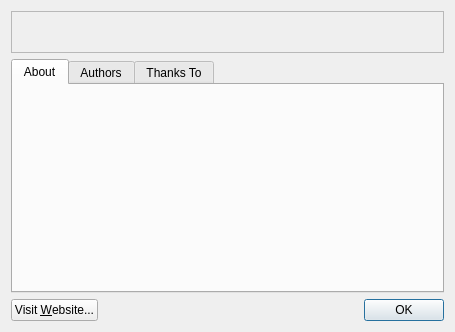
<ui version="4.0" >
 <class>aboutDialog</class>
 <widget class="QDialog" name="aboutDialog" >
  <property name="geometry" >
   <rect>
    <x>0</x>
    <y>0</y>
    <width>455</width>
    <height>332</height>
   </rect>
  </property>
  <property name="windowTitle" >
   <string>About Shaman</string>
  </property>
  <property name="windowIcon" >
   <iconset resource="shaman.qrc" >
    <normaloff>:/Icons/icons/shaman/shaman-32.png</normaloff>:/Icons/icons/shaman/shaman-32.png</iconset>
  </property>
  <property name="locale" >
   <locale country="UnitedStates" language="English" />
  </property>
  <layout class="QVBoxLayout" name="verticalLayout_2" >
   <item>
    <layout class="QVBoxLayout" name="verticalLayout" >
     <item>
      <widget class="QFrame" name="frame" >
       <property name="sizePolicy" >
        <sizepolicy vsizetype="Fixed" hsizetype="Preferred" >
         <horstretch>0</horstretch>
         <verstretch>0</verstretch>
        </sizepolicy>
       </property>
       <property name="frameShape" >
        <enum>QFrame::StyledPanel</enum>
       </property>
       <property name="frameShadow" >
        <enum>QFrame::Sunken</enum>
       </property>
       <layout class="QGridLayout" >
        <item row="0" column="1" >
         <widget class="QLabel" name="label" >
          <property name="minimumSize" >
           <size>
            <width>22</width>
            <height>22</height>
           </size>
          </property>
          <property name="maximumSize" >
           <size>
            <width>22</width>
            <height>22</height>
           </size>
          </property>
          <property name="text" >
           <string/>
          </property>
          <property name="pixmap" >
           <pixmap resource="shaman.qrc" >:/Icons/icons/help-about.png</pixmap>
          </property>
          <property name="scaledContents" >
           <bool>true</bool>
          </property>
         </widget>
        </item>
        <item row="0" column="0" >
         <widget class="QLabel" name="headerLabel" >
          <property name="text" >
           <string/>
          </property>
         </widget>
        </item>
       </layout>
      </widget>
     </item>
     <item>
      <widget class="QTabWidget" name="tabWidget" >
       <property name="sizePolicy" >
        <sizepolicy vsizetype="Preferred" hsizetype="Preferred" >
         <horstretch>0</horstretch>
         <verstretch>0</verstretch>
        </sizepolicy>
       </property>
       <property name="currentIndex" >
        <number>0</number>
       </property>
       <widget class="QWidget" name="tab" >
        <property name="geometry" >
         <rect>
          <x>0</x>
          <y>0</y>
          <width>433</width>
          <height>199</height>
         </rect>
        </property>
        <attribute name="title" >
         <string>About</string>
        </attribute>
        <attribute name="icon" >
         <iconset resource="shaman.qrc" >
          <normaloff>:/Icons/icons/help-about.png</normaloff>:/Icons/icons/help-about.png</iconset>
        </attribute>
        <layout class="QGridLayout" >
         <item row="0" column="0" >
          <widget class="QLabel" name="aboutInfoLabel" >
           <property name="text" >
            <string/>
           </property>
          </widget>
         </item>
        </layout>
       </widget>
       <widget class="QWidget" name="tab_2" >
        <property name="geometry" >
         <rect>
          <x>0</x>
          <y>0</y>
          <width>433</width>
          <height>199</height>
         </rect>
        </property>
        <attribute name="title" >
         <string>Authors</string>
        </attribute>
        <attribute name="icon" >
         <iconset resource="shaman.qrc" >
          <normaloff>:/Icons/icons/shaman/shaman-updates-available-32.png</normaloff>:/Icons/icons/shaman/shaman-updates-available-32.png</iconset>
        </attribute>
        <layout class="QGridLayout" >
         <item row="0" column="0" >
          <widget class="QLabel" name="label_4" >
           <property name="text" >
            <string>&lt;html>&lt;head>&lt;meta name="qrichtext" content="1" />&lt;style type="text/css">
p, li { white-space: pre-wrap; }
&lt;/style>&lt;/head>&lt;body style=" font-family:'Sans Serif'; font-size:10pt; font-weight:400; font-style:normal;">
&lt;p style=" margin-top:0px; margin-bottom:0px; margin-left:0px; margin-right:0px; -qt-block-indent:0; text-indent:0px;">&lt;span style=" font-weight:600;">Dario Freddi&lt;/span>&lt;/p>
&lt;p style=" margin-top:0px; margin-bottom:0px; margin-left:0px; margin-right:0px; -qt-block-indent:0; text-indent:0px;">Developer&lt;/p>
&lt;p style="-qt-paragraph-type:empty; margin-top:0px; margin-bottom:0px; margin-left:0px; margin-right:0px; -qt-block-indent:0; text-indent:0px;">&lt;/p>
&lt;p style=" margin-top:0px; margin-bottom:0px; margin-left:0px; margin-right:0px; -qt-block-indent:0; text-indent:0px;">&lt;span style=" font-weight:600;">Lukas Appelhans&lt;/span>&lt;/p>
&lt;p style=" margin-top:0px; margin-bottom:0px; margin-left:0px; margin-right:0px; -qt-block-indent:0; text-indent:0px; font-weight:600;">&lt;span style=" font-weight:400;">Developer&lt;/span>&lt;/p>
&lt;p style="-qt-paragraph-type:empty; margin-top:0px; margin-bottom:0px; margin-left:0px; margin-right:0px; -qt-block-indent:0; text-indent:0px;">&lt;/p>&lt;/body>&lt;/html></string>
           </property>
          </widget>
         </item>
        </layout>
       </widget>
       <widget class="QWidget" name="Seite" >
        <property name="geometry" >
         <rect>
          <x>0</x>
          <y>0</y>
          <width>433</width>
          <height>199</height>
         </rect>
        </property>
        <attribute name="title" >
         <string>Thanks To</string>
        </attribute>
        <attribute name="icon" >
         <iconset resource="shaman.qrc" >
          <normaloff>:/Icons/icons/shaman/animation_source/anim06.png</normaloff>:/Icons/icons/shaman/animation_source/anim06.png</iconset>
        </attribute>
        <layout class="QGridLayout" >
         <item row="0" column="0" >
          <widget class="QTextEdit" name="textEdit" >
           <property name="undoRedoEnabled" >
            <bool>false</bool>
           </property>
           <property name="readOnly" >
            <bool>true</bool>
           </property>
           <property name="html" >
            <string>&lt;!DOCTYPE HTML PUBLIC "-//W3C//DTD HTML 4.0//EN" "http://www.w3.org/TR/REC-html40/strict.dtd">
&lt;html>&lt;head>&lt;meta name="qrichtext" content="1" />&lt;style type="text/css">
p, li { white-space: pre-wrap; }
&lt;/style>&lt;/head>&lt;body style=" font-family:'Sans Serif'; font-size:10pt; font-weight:400; font-style:normal;">
&lt;p style=" margin-top:0px; margin-bottom:0px; margin-left:0px; margin-right:0px; -qt-block-indent:0; text-indent:0px; font-size:9pt;">&lt;span style=" font-size:10pt;">Shaman has received a lot of help from a lot of people, and it is also thanks to them if Shaman has seen the light. If we forgot to add you here, let us know.&lt;/span>&lt;/p>
&lt;p style=" margin-top:0px; margin-bottom:0px; margin-left:0px; margin-right:0px; -qt-block-indent:0; text-indent:0px;">Names are in alphabetical order, because even the smallest contribution has been important to us.&lt;/p>
&lt;p style="-qt-paragraph-type:empty; margin-top:0px; margin-bottom:0px; margin-left:0px; margin-right:0px; -qt-block-indent:0; text-indent:0px; font-weight:600;">&lt;/p>
&lt;p style=" margin-top:0px; margin-bottom:0px; margin-left:0px; margin-right:0px; -qt-block-indent:0; text-indent:0px; font-weight:600;">The KDEmod Community&lt;/p>
&lt;p style=" margin-top:0px; margin-bottom:0px; margin-left:0px; margin-right:0px; -qt-block-indent:0; text-indent:0px; font-weight:600;">&lt;span style=" font-weight:400;">Help, Testing, Support, everything started from here. If there was no KDEmod, probably&lt;/span> &lt;span style=" font-weight:400;">there would be no Shaman&lt;/span>&lt;/p>
&lt;p style="-qt-paragraph-type:empty; margin-top:0px; margin-bottom:0px; margin-left:0px; margin-right:0px; -qt-block-indent:0; text-indent:0px;">&lt;/p>
&lt;p style=" margin-top:0px; margin-bottom:0px; margin-left:0px; margin-right:0px; -qt-block-indent:0; text-indent:0px;">&lt;span style=" font-weight:600;">Giannis Antoniou&lt;/span>&lt;/p>
&lt;p style=" margin-top:0px; margin-bottom:0px; margin-left:0px; margin-right:0px; -qt-block-indent:0; text-indent:0px;">Greek Translator&lt;/p>
&lt;p style="-qt-paragraph-type:empty; margin-top:0px; margin-bottom:0px; margin-left:0px; margin-right:0px; -qt-block-indent:0; text-indent:0px;">&lt;/p>
&lt;p style=" margin-top:0px; margin-bottom:0px; margin-left:0px; margin-right:0px; -qt-block-indent:0; text-indent:0px;">&lt;span style=" font-weight:600;">Carlos Berroteran&lt;/span>&lt;/p>
&lt;p style=" margin-top:0px; margin-bottom:0px; margin-left:0px; margin-right:0px; -qt-block-indent:0; text-indent:0px;">Spanish Translator&lt;/p>
&lt;p style="-qt-paragraph-type:empty; margin-top:0px; margin-bottom:0px; margin-left:0px; margin-right:0px; -qt-block-indent:0; text-indent:0px;">&lt;/p>
&lt;p style=" margin-top:0px; margin-bottom:0px; margin-left:0px; margin-right:0px; -qt-block-indent:0; text-indent:0px;">&lt;span style=" font-weight:600;">Jacques Disner&lt;/span>&lt;/p>
&lt;p style=" margin-top:0px; margin-bottom:0px; margin-left:0px; margin-right:0px; -qt-block-indent:0; text-indent:0px;">French Translator&lt;/p>
&lt;p style="-qt-paragraph-type:empty; margin-top:0px; margin-bottom:0px; margin-left:0px; margin-right:0px; -qt-block-indent:0; text-indent:0px;">&lt;/p>
&lt;p style=" margin-top:0px; margin-bottom:0px; margin-left:0px; margin-right:0px; -qt-block-indent:0; text-indent:0px;">&lt;span style=" font-weight:600;">Stefano Giro&lt;/span>&lt;/p>
&lt;p style=" margin-top:0px; margin-bottom:0px; margin-left:0px; margin-right:0px; -qt-block-indent:0; text-indent:0px; font-weight:600;">&lt;span style=" font-weight:400;">Testing and Suggestions&lt;/span>&lt;/p>
&lt;p style="-qt-paragraph-type:empty; margin-top:0px; margin-bottom:0px; margin-left:0px; margin-right:0px; -qt-block-indent:0; text-indent:0px;">&lt;/p>
&lt;p style=" margin-top:0px; margin-bottom:0px; margin-left:0px; margin-right:0px; -qt-block-indent:0; text-indent:0px;">&lt;span style=" font-weight:600;">Georg Grabler&lt;/span>&lt;/p>
&lt;p style=" margin-top:0px; margin-bottom:0px; margin-left:0px; margin-right:0px; -qt-block-indent:0; text-indent:0px; font-weight:600;">&lt;span style=" font-weight:400;">Author of the Proxy patch, some help on the code and more.&lt;/span>&lt;/p>
&lt;p style="-qt-paragraph-type:empty; margin-top:0px; margin-bottom:0px; margin-left:0px; margin-right:0px; -qt-block-indent:0; text-indent:0px;">&lt;/p>
&lt;p style=" margin-top:0px; margin-bottom:0px; margin-left:0px; margin-right:0px; -qt-block-indent:0; text-indent:0px;">&lt;span style=" font-weight:600;">Michael Knights&lt;/span>&lt;/p>
&lt;p style=" margin-top:0px; margin-bottom:0px; margin-left:0px; margin-right:0px; -qt-block-indent:0; text-indent:0px;">Artwork creator, his icon proposal lies now in Arxin, but his splashscreen is in here ;)&lt;/p>
&lt;p style="-qt-paragraph-type:empty; margin-top:0px; margin-bottom:0px; margin-left:0px; margin-right:0px; -qt-block-indent:0; text-indent:0px;">&lt;/p>
&lt;p style=" margin-top:0px; margin-bottom:0px; margin-left:0px; margin-right:0px; -qt-block-indent:0; text-indent:0px;">&lt;span style=" font-weight:600;">Till Luge&lt;/span>&lt;/p>
&lt;p style=" margin-top:0px; margin-bottom:0px; margin-left:0px; margin-right:0px; -qt-block-indent:0; text-indent:0px; font-weight:600;">&lt;span style=" font-weight:400;">Heavy tester, thanks!&lt;/span>&lt;/p>
&lt;p style="-qt-paragraph-type:empty; margin-top:0px; margin-bottom:0px; margin-left:0px; margin-right:0px; -qt-block-indent:0; text-indent:0px;">&lt;/p>
&lt;p style=" margin-top:0px; margin-bottom:0px; margin-left:0px; margin-right:0px; -qt-block-indent:0; text-indent:0px;">&lt;span style=" font-weight:600;">Rodrigo Mazak&lt;/span>&lt;/p>
&lt;p style=" margin-top:0px; margin-bottom:0px; margin-left:0px; margin-right:0px; -qt-block-indent:0; text-indent:0px;">Brazilian Translator, and gave the name Shaman&lt;/p>
&lt;p style="-qt-paragraph-type:empty; margin-top:0px; margin-bottom:0px; margin-left:0px; margin-right:0px; -qt-block-indent:0; text-indent:0px; font-weight:600;">&lt;/p>
&lt;p style=" margin-top:0px; margin-bottom:0px; margin-left:0px; margin-right:0px; -qt-block-indent:0; text-indent:0px; font-weight:600;">Jan Mette&lt;/p>
&lt;p style=" margin-top:0px; margin-bottom:0px; margin-left:0px; margin-right:0px; -qt-block-indent:0; text-indent:0px;">German Translation and KDEmod Developer, also the creator of the Icon&lt;/p>
&lt;p style="-qt-paragraph-type:empty; margin-top:0px; margin-bottom:0px; margin-left:0px; margin-right:0px; -qt-block-indent:0; text-indent:0px;">&lt;/p>
&lt;p style=" margin-top:0px; margin-bottom:0px; margin-left:0px; margin-right:0px; -qt-block-indent:0; text-indent:0px;">&lt;span style=" font-weight:600;">Atilla Ontas&lt;/span>&lt;/p>
&lt;p style=" margin-top:0px; margin-bottom:0px; margin-left:0px; margin-right:0px; -qt-block-indent:0; text-indent:0px;">Turkish Translator&lt;/p>
&lt;p style="-qt-paragraph-type:empty; margin-top:0px; margin-bottom:0px; margin-left:0px; margin-right:0px; -qt-block-indent:0; text-indent:0px;">&lt;/p>
&lt;p style=" margin-top:0px; margin-bottom:0px; margin-left:0px; margin-right:0px; -qt-block-indent:0; text-indent:0px;">&lt;span style=" font-weight:600;">Martin Sandsmark&lt;/span>&lt;/p>
&lt;p style=" margin-top:0px; margin-bottom:0px; margin-left:0px; margin-right:0px; -qt-block-indent:0; text-indent:0px;">Our hoster, and maintainer of Trac.&lt;/p>
&lt;p style="-qt-paragraph-type:empty; margin-top:0px; margin-bottom:0px; margin-left:0px; margin-right:0px; -qt-block-indent:0; text-indent:0px;">&lt;/p>
&lt;p style=" margin-top:0px; margin-bottom:0px; margin-left:0px; margin-right:0px; -qt-block-indent:0; text-indent:0px;">&lt;span style=" font-weight:600;">Johannes Schriewer&lt;/span>&lt;/p>
&lt;p style=" margin-top:0px; margin-bottom:0px; margin-left:0px; margin-right:0px; -qt-block-indent:0; text-indent:0px; font-weight:600;">&lt;span style=" font-weight:400;">KDEmod Developer, and also some help on the code.&lt;/span>&lt;/p>
&lt;p style="-qt-paragraph-type:empty; margin-top:0px; margin-bottom:0px; margin-left:0px; margin-right:0px; -qt-block-indent:0; text-indent:0px;">&lt;/p>
&lt;p style=" margin-top:0px; margin-bottom:0px; margin-left:0px; margin-right:0px; -qt-block-indent:0; text-indent:0px;">&lt;span style=" font-weight:600;">Xiang Yixiang&lt;/span>&lt;/p>
&lt;p style=" margin-top:0px; margin-bottom:0px; margin-left:0px; margin-right:0px; -qt-block-indent:0; text-indent:0px;">Chinese Translator&lt;/p>&lt;/body>&lt;/html></string>
           </property>
          </widget>
         </item>
        </layout>
       </widget>
      </widget>
     </item>
     <item>
      <layout class="QHBoxLayout" name="horizontalLayout" >
       <item>
        <widget class="QPushButton" name="websiteButton" >
         <property name="text" >
          <string>Visit &amp;Website...</string>
         </property>
         <property name="icon" >
          <iconset resource="shaman.qrc" >
           <normaloff>:/Icons/icons/applications-internet.png</normaloff>:/Icons/icons/applications-internet.png</iconset>
         </property>
        </widget>
       </item>
       <item>
        <spacer>
         <property name="orientation" >
          <enum>Qt::Horizontal</enum>
         </property>
         <property name="sizeType" >
          <enum>QSizePolicy::MinimumExpanding</enum>
         </property>
         <property name="sizeHint" stdset="0" >
          <size>
           <width>40</width>
           <height>20</height>
          </size>
         </property>
        </spacer>
       </item>
       <item>
        <widget class="QDialogButtonBox" name="buttonBox" >
         <property name="sizePolicy" >
          <sizepolicy vsizetype="Fixed" hsizetype="Fixed" >
           <horstretch>0</horstretch>
           <verstretch>0</verstretch>
          </sizepolicy>
         </property>
         <property name="orientation" >
          <enum>Qt::Horizontal</enum>
         </property>
         <property name="standardButtons" >
          <set>QDialogButtonBox::Ok</set>
         </property>
         <property name="centerButtons" >
          <bool>true</bool>
         </property>
        </widget>
       </item>
      </layout>
     </item>
    </layout>
   </item>
  </layout>
 </widget>
 <resources>
  <include location="shaman.qrc" />
 </resources>
 <connections>
  <connection>
   <sender>buttonBox</sender>
   <signal>accepted()</signal>
   <receiver>aboutDialog</receiver>
   <slot>accept()</slot>
   <hints>
    <hint type="sourcelabel" >
     <x>248</x>
     <y>254</y>
    </hint>
    <hint type="destinationlabel" >
     <x>157</x>
     <y>274</y>
    </hint>
   </hints>
  </connection>
  <connection>
   <sender>buttonBox</sender>
   <signal>rejected()</signal>
   <receiver>aboutDialog</receiver>
   <slot>reject()</slot>
   <hints>
    <hint type="sourcelabel" >
     <x>316</x>
     <y>260</y>
    </hint>
    <hint type="destinationlabel" >
     <x>286</x>
     <y>274</y>
    </hint>
   </hints>
  </connection>
 </connections>
</ui>
